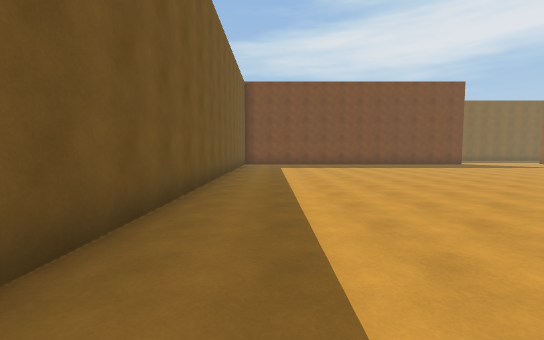
View 1 (above)

20 first-person views from a walk through a Unity game level. The camera is 1.5 m above the floor, tilts 4° down and sees 90° across. The floor is counted in squares, 2 m on a side. Each view is taken from the middle of a square. On the plan, view 1 faces up. The plan holds only what a view shows up to about 10 squares ahead; the rest is blank. The player is left out.

View 2
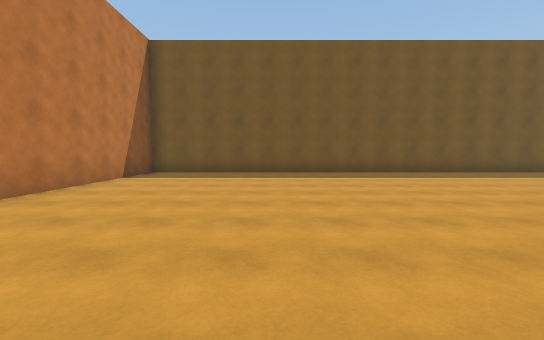

View 3
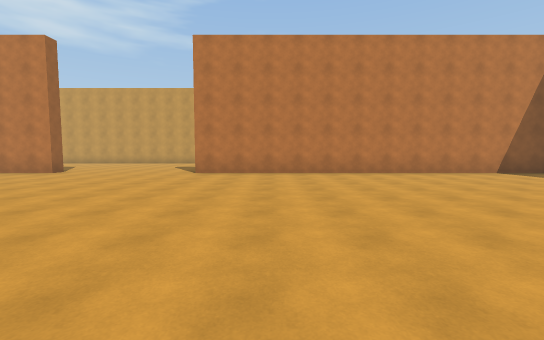

View 4
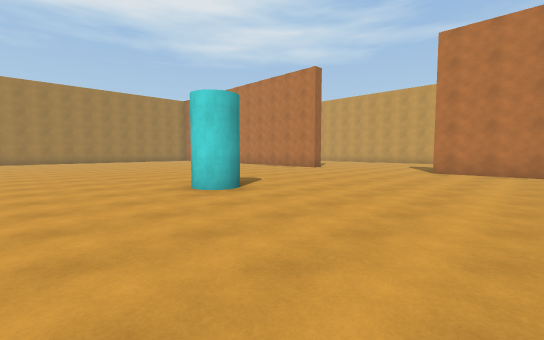

View 5
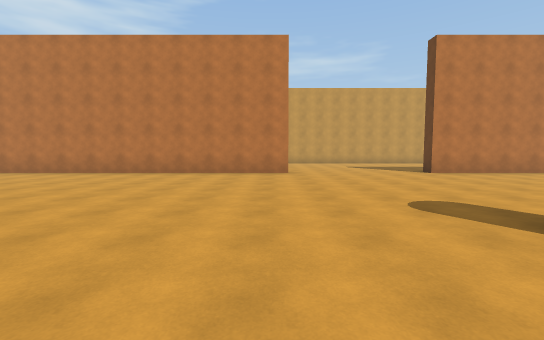

View 6
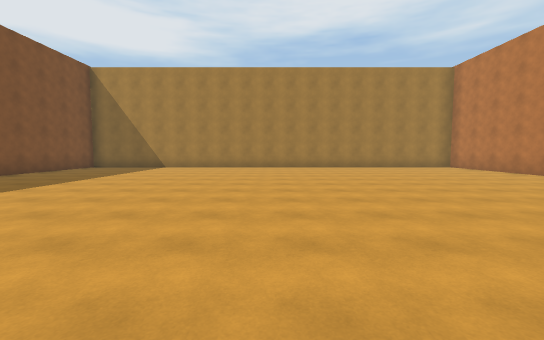

View 7
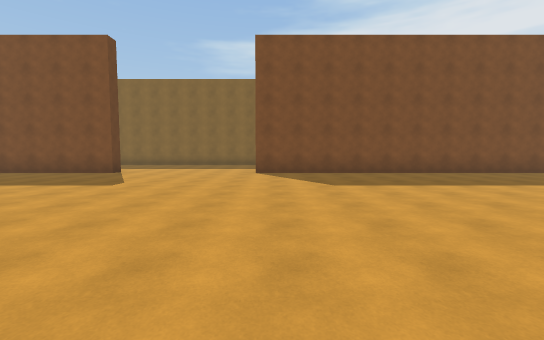

View 8
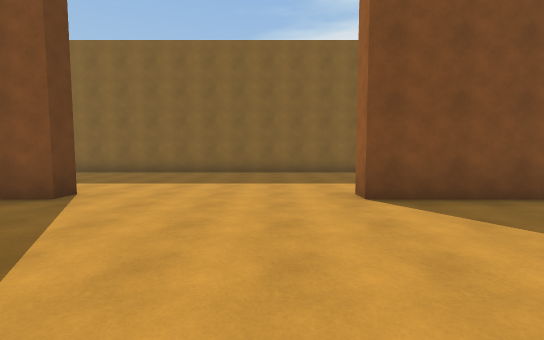

View 9
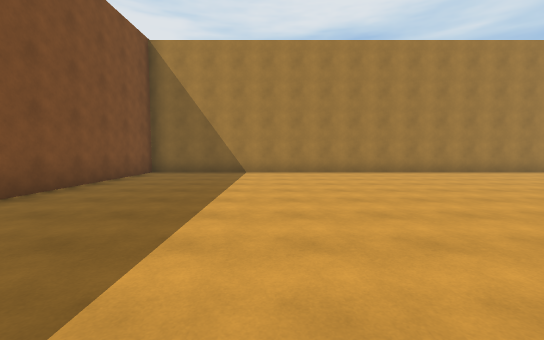

View 10
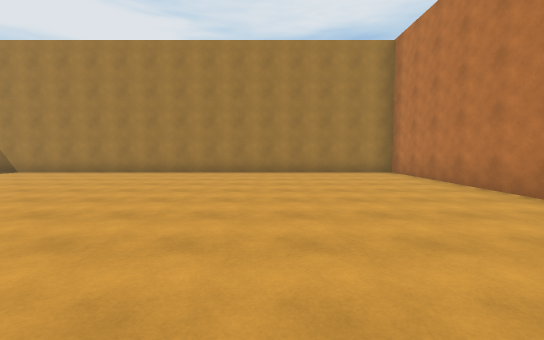

View 11
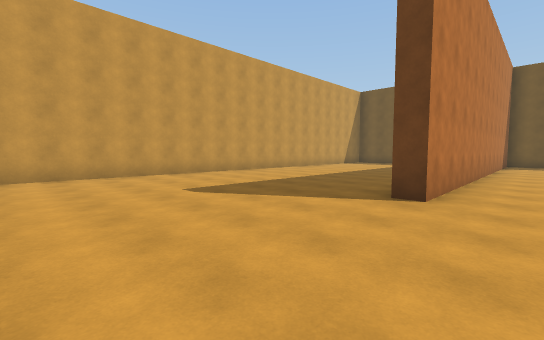

View 12
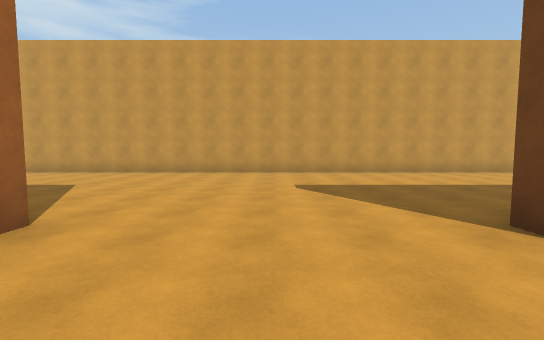

View 13
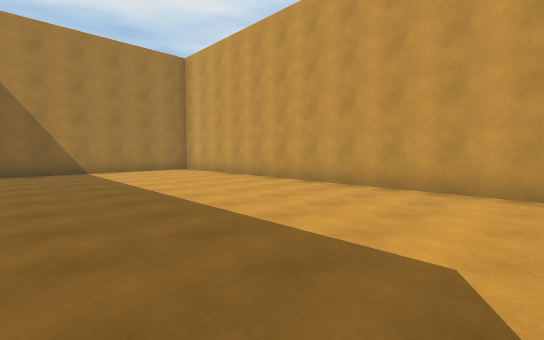

View 14
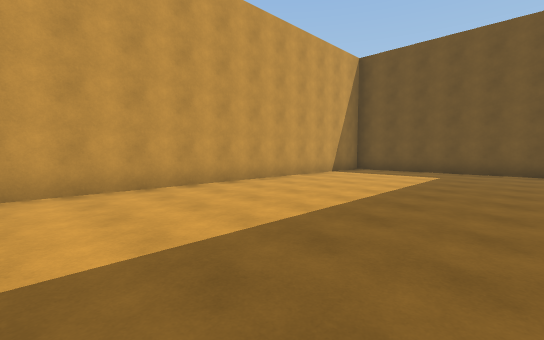

View 15
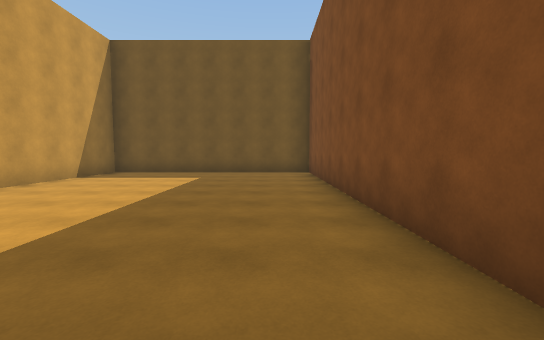

View 16
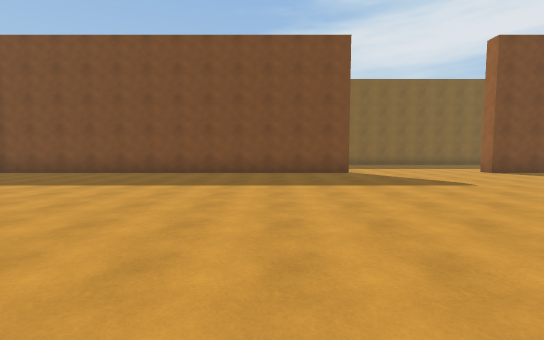

View 17
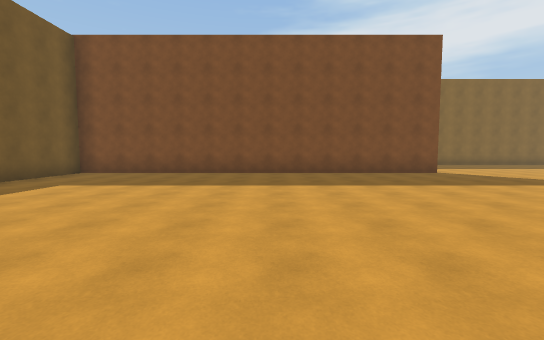

View 18
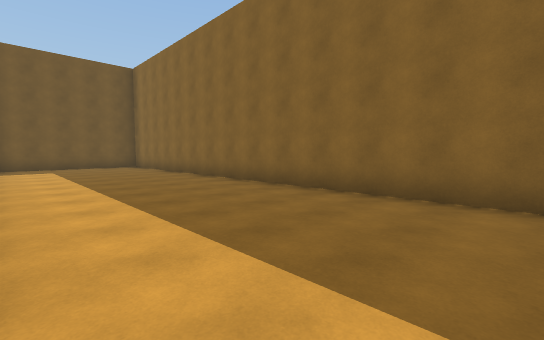

View 19
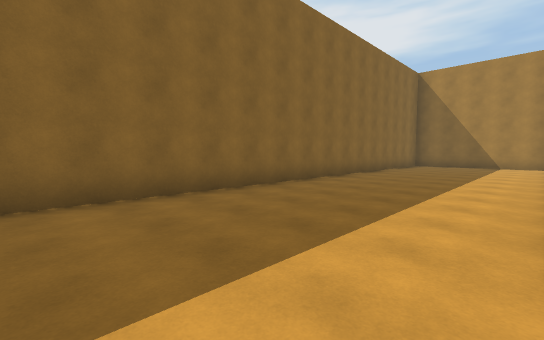

View 20
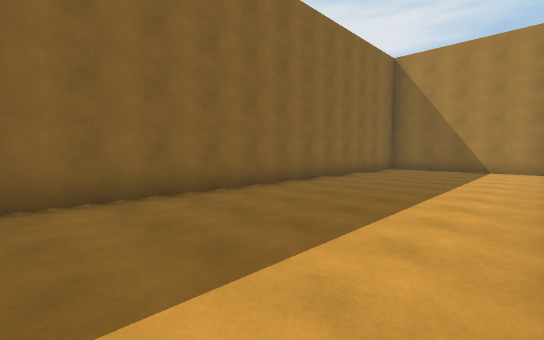

### Floor plan
Points are (right, up) in squares from view 1. A wall is a line through its corners. A room is listed if a view was taken in it or the views show most of it. See-through windows are left out.
Room 1 (views 1, 2, 3, 4, 5, 6, 7, 8, 9, 10, 11, 12, 13, 14, 15, 16, 17, 18, 19, 20)
walls: (15.4, -1.8) (15.4, -1.2) (27.5, -1.2) (27.5, 15.2) (15.4, 15.2) (15.4, 15.8); (6.8, -1.7) (-1.5, -1.7) (-1.5, -8.5) (25.8, -8.5); (10.6, 15.8) (10.6, 15.2) (-1.5, 15.2) (-1.5, -1.2) (10.6, -1.2) (10.6, -1.8); (27.5, 15.9) (27.5, 18.8); (-1.5, 16.8) (-1.5, 16); (25.8, 20.5) (2.4, 20.5); (27.5, -6.8) (27.5, -3)
objects: cyan cylinder (13, 6)

Positions as (right, up) in squares from view 1, and headings:
1: (0, 0), facing up
2: (8, 3), facing left
3: (8, 8), facing down
4: (8, 9), facing down-right
5: (16, 8), facing down
6: (15, 7), facing right
7: (16, 6), facing up
8: (14, 11), facing up
9: (18, 11), facing right
10: (18, 3), facing right
11: (15, 0), facing down-left
12: (13, 1), facing down
13: (17, -3), facing down-right
14: (9, -3), facing down-left
15: (8, -3), facing left
16: (8, 6), facing up
17: (5, 6), facing up
18: (12, 16), facing up-left
19: (13, 16), facing up-right
20: (16, 16), facing up-right
